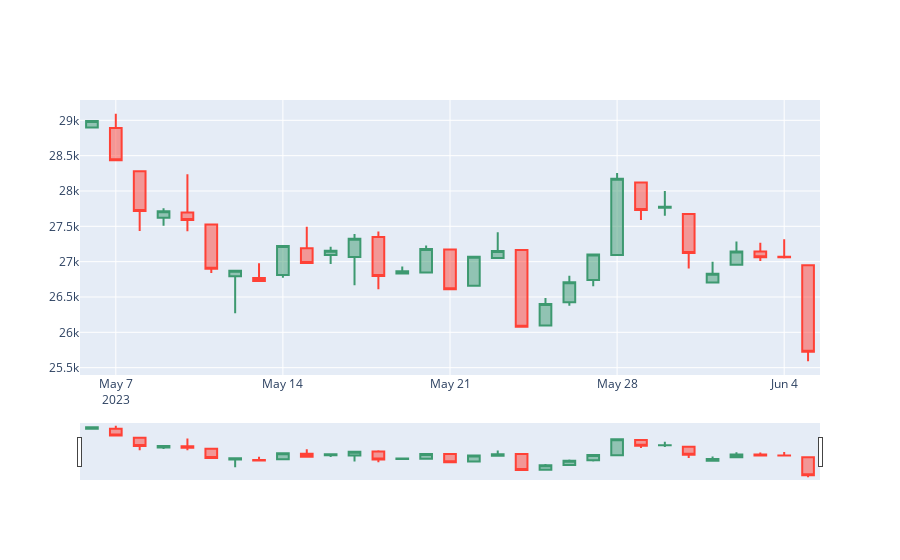

Here is the notebook cell this chart was saved with:
### Markdown cell above
Finally we are now ready to use plotly to create our Candlestick Chart.

### Code cell
fig = go.Figure(data=[go.Candlestick(x=candlestick_data['date'],
                open=candlestick_data['Price']['first'], 
                high=candlestick_data['Price']['max'],
                low=candlestick_data['Price']['min'], 
                close=candlestick_data['Price']['last'])
                ])

fig.update_layout(xaxis_rangeslider_visible=True
                 )

fig.show()
